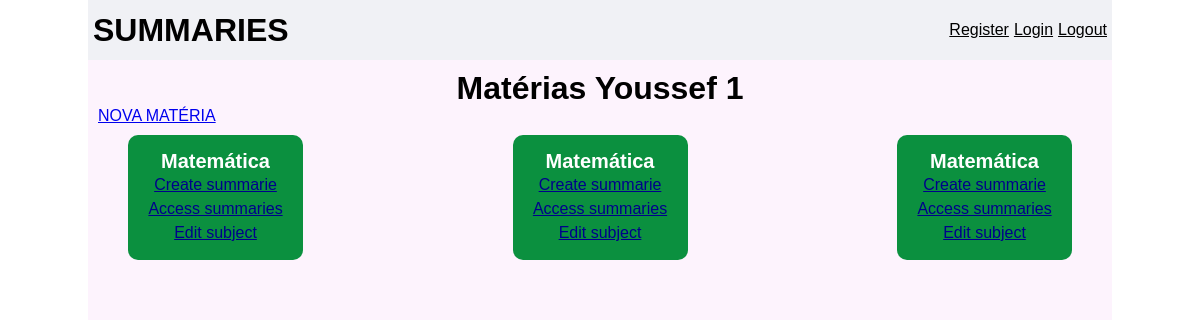
The app's page / (signed in) with its own data.
### summaries/models.py (models this page shows, shortened)
class Subject(models.Model):
    user = models.OneToOneField(User, on_delete=models.CASCADE)
    name = models.CharField(max_length=30)

### summaries/views.py (the view)
# urls.py: path("", views.HomeView.as_view(), name="home"),
class HomeView(View):
    def get(self, request):
        subjects =  ""
        if request.user.is_active:
            subjects = Subject.objects.filter(user=request.user).values()
        return render(request, "summaries/index.html", {"subjects": subjects})

### summaries/templates/summaries/index.html (shortened to what this page needs)
{% extends 'base.html' %}
{% block content %}
    <div class="max-width content">
        <h1>Matérias  {{user.username}} {{ user.id }}</h1>
        <a href="{% url 'summaries:create-subject' %}">NOVA MATÉRIA</a>
        <div class="subjects-container">
            {% for subject in subjects %}
                <div class="box-subjects">
                    <span>{{ subject.name }}</span>
                    <a href="#">Create summarie</a>
                    <a href="#">Access summaries</a>
                    <a href="#">Edit subject</a>
                </div>
            {% endfor %}
        </div>
    </div>
{% endblock %}

### summaries/static/summaries/styles.css (style rules this page uses)
* { padding: 0; margin: 0; box-sizing: border-box; font-family: Arial; }
.max-width { width: 1024px; margin: auto; }
.content { height: 100%; padding: 10px; background-color: #fdf3fd; }
.content h1 { text-align: center; }
.subjects-container { padding: 0 30px; display: flex; justify-content: space-between; flex-wrap: wrap; }
.box-subjects { margin-top: 10px; width: 175px; height: 125px; background-color: #0b903f; display: flex; flex-direction: column; justify-content: center; align-items: center; border-radius: 10px; font-size: 20px; font-weight: bold; color: #fff; }
.box-subjects a { padding: 3px; font-size: 16px; font-weight: normal; color: darkblue; }

### records on screen
Subject: name "Matemática"
Subject: name "Matemática"
Subject: name "Matemática"

### other values on screen
{{ user.username }} "Youssef"
{{ user.id }} "1"
